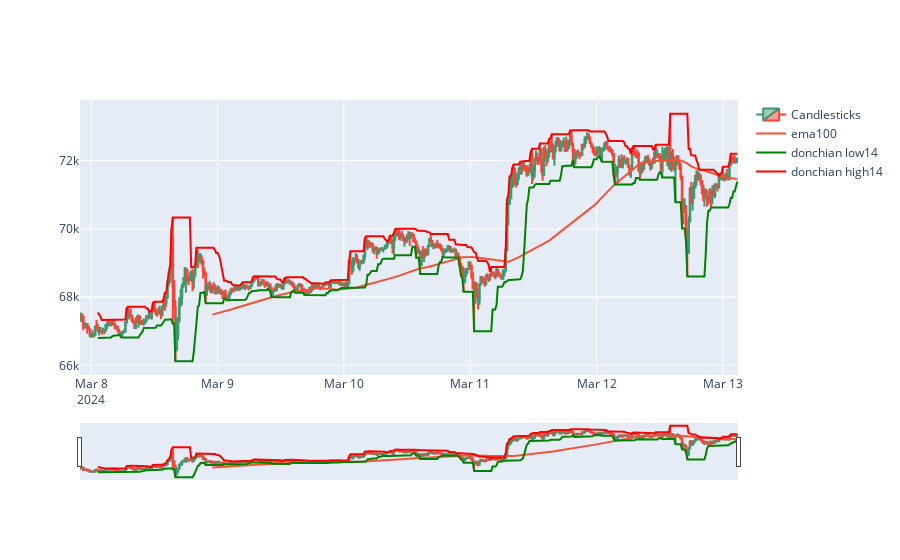

Notebook code cell kept with this figure:
### Code cell
chz_chart.plot()

### Figure 1 — Plotly figure (JSON) as saved in the notebook; plotly's stock layout.template omitted (floating-point values rounded to 4 significant figures; data arrays with more than 128 entries replaced by an {"elided": "..."} marker saying what was removed)
{"data": [{"close": {"elided": "500 float values"}, "high": {"elided": "500 float values"}, "low": {"elided": "500 float values"}, "name": "Candlesticks", "open": {"elided": "500 float values"}, "type": "candlestick", "x": {"elided": "500 str values"}}, {"mode": "lines", "name": "ema100", "type": "scatter", "x": {"elided": "400 str values"}, "y": {"elided": "400 int values"}}, {"line": {"color": "green"}, "mode": "lines", "name": "donchian low14", "type": "scatter", "x": {"elided": "500 str values"}, "y": {"elided": "500 float values"}}, {"line": {"color": "red"}, "mode": "lines", "name": "donchian high14", "type": "scatter", "x": {"elided": "500 str values"}, "y": {"elided": "500 float values"}}], "layout": {"showlegend": true}}
